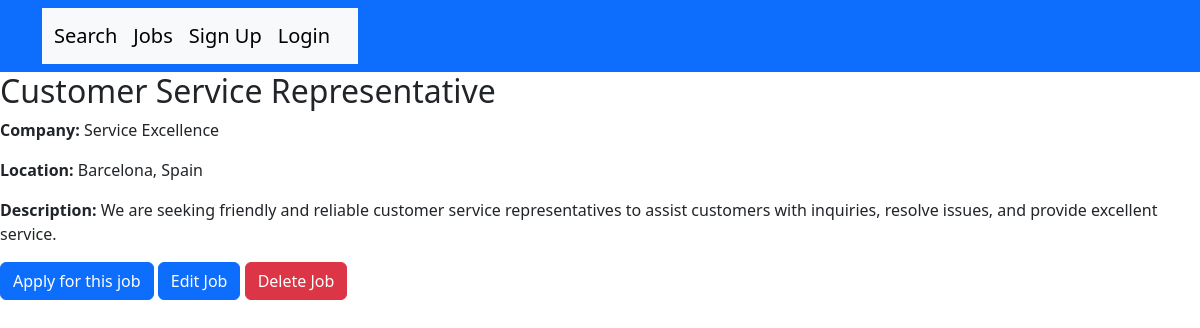
/5/detail/, run on the app's committed database.
### jobs/models.py (models this page shows, shortened)
class BaseModel(models.Model):
    objects = models.Manager()
    DoesNotExist = models.Manager()
    class Meta:
        abstract = True

class Job(BaseModel):
    title = models.CharField(max_length=100)
    description = models.TextField()
    location = models.CharField(max_length=100)
    company = models.CharField(max_length=100, default='')
    pub_date = models.DateTimeField(default=timezone.now)
    expiration_date = models.DateTimeField(default=now() + timedelta(days=30))

### jobs/views.py (the view)
# urls.py: path("<int:job_id>/detail/", job_detail, name='job_detail'),
def job_detail(request, job_id):
    job = get_object_or_404(Job, pk=job_id)
    context = {'job': job}
    return render(request, 'jobs/job_detail.html', context)

### jobs/templates/jobs/job_detail.html (shortened to what this page needs)
{% extends 'base.html' %}
{% block content %}
    <h2>{{ job.title }}</h2>
    <p><strong>Company:</strong> {{ job.company }}</p>
    <p><strong>Location:</strong> {{ job.location }}</p>
    <p><strong>Description:</strong> {{ job.description }}</p>
    <a href="{% url 'jobs:job_apply' job.id %}" class="btn btn-primary">Apply for this job</a>
    <a href="{% url 'jobs:job_update' job.id %}" class="btn btn-primary">Edit Job</a>
    <a href="{% url 'jobs:job_delete' job.id %}" class="btn btn-danger">Delete Job</a>
{% endblock %}

### data on the page
Job: title "Customer Service Representative", company "Service Excellence", location "Barcelona, Spain", description "We are seeking friendly and reliable customer service representatives to assist customers with inquiries, resolve issues, and provide excellent service."
